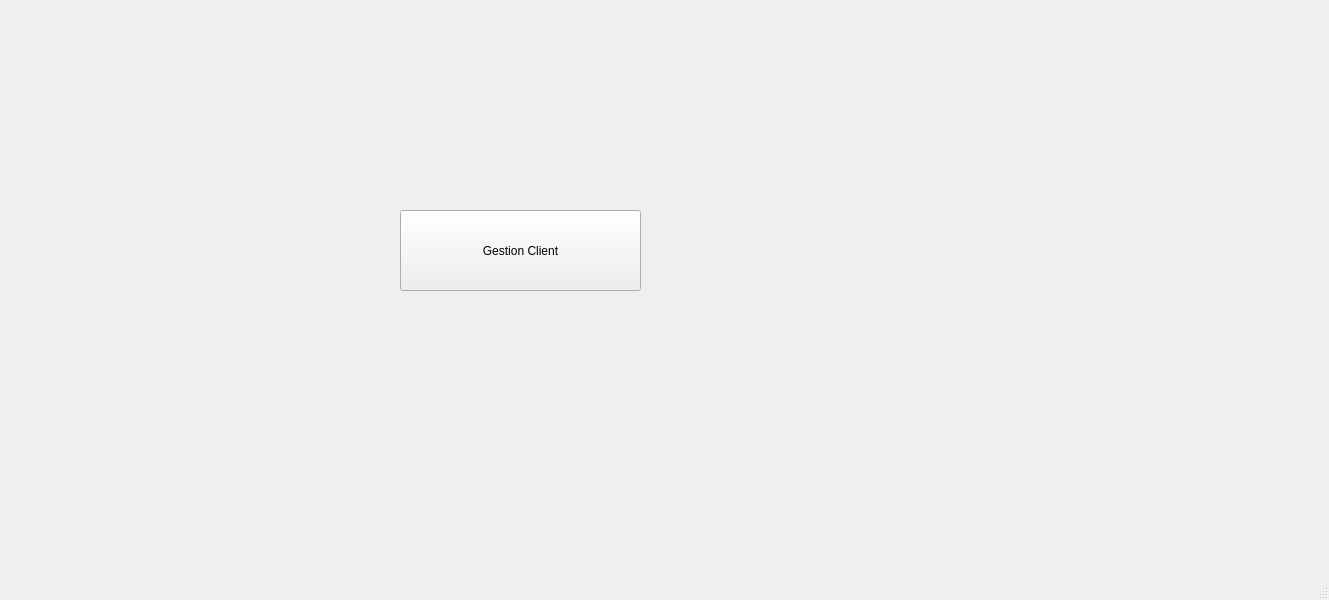
<?xml version="1.0" encoding="UTF-8"?>
<ui version="4.0">
 <class>MainWindow</class>
 <widget class="QMainWindow" name="MainWindow">
  <property name="geometry">
   <rect>
    <x>0</x>
    <y>0</y>
    <width>1329</width>
    <height>600</height>
   </rect>
  </property>
  <property name="windowTitle">
   <string>MainWindow</string>
  </property>
  <widget class="QWidget" name="centralwidget">
   <widget class="QPushButton" name="pushButton">
    <property name="geometry">
     <rect>
      <x>400</x>
      <y>210</y>
      <width>241</width>
      <height>81</height>
     </rect>
    </property>
    <property name="text">
     <string>Gestion Client</string>
    </property>
   </widget>
  </widget>
  <widget class="QMenuBar" name="menubar">
   <property name="geometry">
    <rect>
     <x>0</x>
     <y>0</y>
     <width>1329</width>
     <height>26</height>
    </rect>
   </property>
  </widget>
  <widget class="QStatusBar" name="statusbar"/>
 </widget>
 <resources/>
 <connections/>
</ui>
